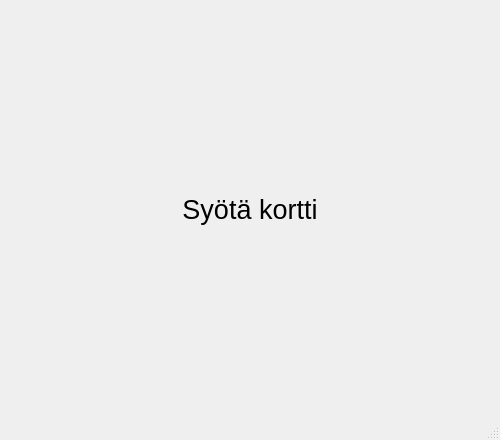
<?xml version="1.0" encoding="UTF-8"?>
<ui version="4.0">
 <class>MainWindow</class>
 <widget class="QMainWindow" name="MainWindow">
  <property name="geometry">
   <rect>
    <x>0</x>
    <y>0</y>
    <width>500</width>
    <height>440</height>
   </rect>
  </property>
  <property name="sizePolicy">
   <sizepolicy hsizetype="Fixed" vsizetype="Fixed">
    <horstretch>0</horstretch>
    <verstretch>0</verstretch>
   </sizepolicy>
  </property>
  <property name="minimumSize">
   <size>
    <width>500</width>
    <height>440</height>
   </size>
  </property>
  <property name="maximumSize">
   <size>
    <width>500</width>
    <height>440</height>
   </size>
  </property>
  <property name="windowTitle">
   <string>MainWindow</string>
  </property>
  <widget class="QWidget" name="centralwidget">
   <layout class="QHBoxLayout" name="horizontalLayout">
    <item>
     <widget class="QLabel" name="label">
      <property name="sizePolicy">
       <sizepolicy hsizetype="Fixed" vsizetype="Fixed">
        <horstretch>0</horstretch>
        <verstretch>0</verstretch>
       </sizepolicy>
      </property>
      <property name="minimumSize">
       <size>
        <width>200</width>
        <height>60</height>
       </size>
      </property>
      <property name="font">
       <font>
        <pointsize>20</pointsize>
       </font>
      </property>
      <property name="text">
       <string>Syötä kortti</string>
      </property>
      <property name="alignment">
       <set>Qt::AlignCenter</set>
      </property>
     </widget>
    </item>
   </layout>
  </widget>
  <widget class="QMenuBar" name="menubar">
   <property name="geometry">
    <rect>
     <x>0</x>
     <y>0</y>
     <width>500</width>
     <height>20</height>
    </rect>
   </property>
  </widget>
  <widget class="QStatusBar" name="statusbar"/>
 </widget>
 <resources/>
 <connections/>
</ui>
